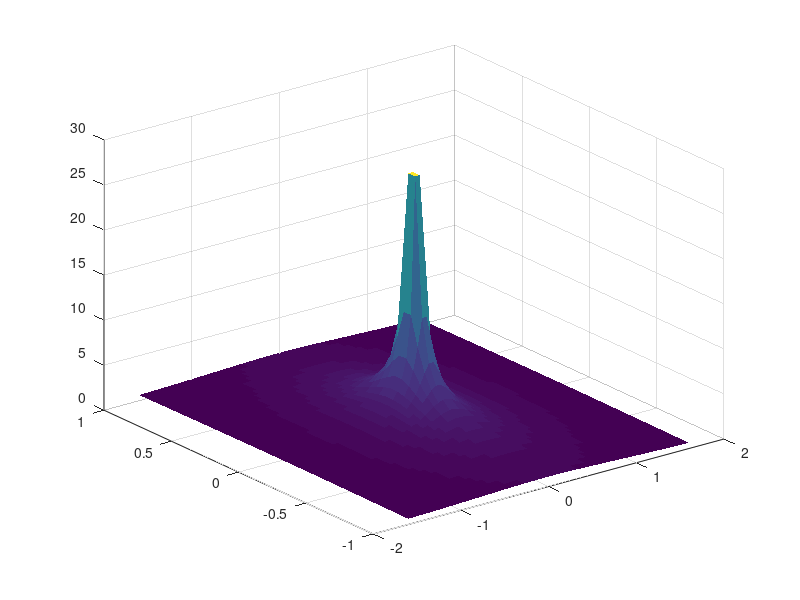

This chart was generated by the following MATLAB code: (Note: this script raises an error after producing the figure.)
close all;
Nx = 64;
Ny = 40;

[X Y]= meshgrid(linspace(-1.6,1.6,Nx), linspace(-1,1,Ny));

Z= 1./(sqrt((X).^2+(Y).^2))+0.1;
%Z= exp(-sqrt(X.^2+Y.^2).^2/0.1)+0.1;

surf(X, Y, Z);
shading('flat');
colormap('parula');